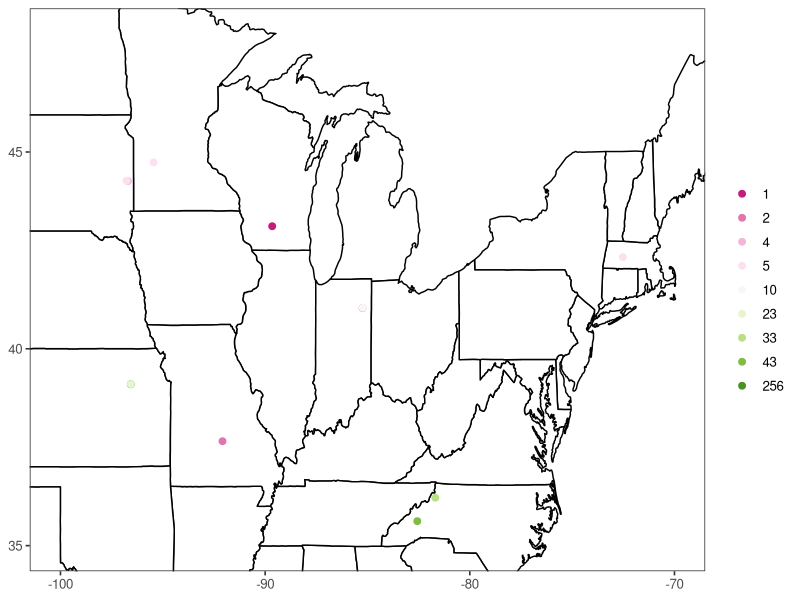

Write the R code that produced this figure.
# Explore Indiangrass data from 1957 - 2020
library(dplyr)
library(ggplot2)

# Read in dataset
df <- read.csv("Sorghastrum/data/individual_phenometrics_data.csv") %>%
  mutate(days_to_last_no = ifelse(NumDays_Since_Prior_No == -9999, NA, NumDays_Since_Prior_No))

# How many individuals are represented
length(unique(df$Individual_ID)) # total of 50 individuals
inds <- unique(df$Individual_ID)

# Summarize by individual - how many unique observations
sum.df <- df %>%
  mutate(geo = paste(Latitude, Longitude)) %>%
  group_by(geo) %>%
  summarize(lat = unique(Latitude),
            long = unique(Longitude),
            nobs = length(Phenophase_Description))
str(sum.df)

# Map of where individuals are from
conus_states<- map_data("state")

fig_map <- ggplot() +
  geom_polygon(data = conus_states, aes(x = long, y = lat, group = group), 
               fill = "white", color = "black") +
  geom_point(data = sum.df, aes(x = long, y = lat, color = as.factor(nobs)), size = 2) +
  scale_color_brewer(type = "div", palette = "PiYG") +
  coord_cartesian(xlim = c(-100, -70), ylim = c(35, 48)) +
  theme_bw(base_size = 12) +
  theme(panel.grid.major = element_blank(),
        panel.grid.minor = element_blank(),
        axis.title.x = element_blank(),
        axis.title.y = element_blank(),
        legend.title = element_blank())
fig_map


# Subset to understand a single individuals
sub <- subset(df, Individual_ID == inds[1])

table(df$Phenophase_Description) 

# Reconfigure to be a single row for each individual_ID / year combination
match.df <- df %>%
  group_by(Phenophase_ID) %>%
  summarize(description = unique(Phenophase_Description))

sum(ifelse(c(table(df$Individual_ID, df$First_Yes_Year)) > 0, 1, 0)) # Expect 159 ind/year combos

wide.df <- df %>%
  select(1:12, 14, 17) %>%
  tidyr::pivot_wider(names_from = Phenophase_ID, 
                     values_from = First_Yes_DOY) %>%
  rename(leaves = "489",
         init_growth = "492",
         flower_heads = "493",
         open_flowers = "494",
         pollen_release = "502") %>%
  relocate(init_growth, .before = leaves) %>%
  relocate(open_flowers, .after = flower_heads)

# How many have duplicates/triplicates
which(unlist(lapply(wide.df$init_growth, length)) > 1)
which(unlist(lapply(wide.df$leaves, length)) > 1)
which(unlist(lapply(wide.df$flower_heads, length)) > 1)
which(unlist(lapply(wide.df$open_flowers, length)) > 1)
which(unlist(lapply(wide.df$pollen_release, length)) > 1)

# index of ind/year combos that have a duplicate of at least one phenophase
dup_ind <- unique(c(which(unlist(lapply(wide.df$init_growth, length)) > 1),
                    which(unlist(lapply(wide.df$leaves, length)) > 1),
                    which(unlist(lapply(wide.df$flower_heads, length)) > 1),
                    which(unlist(lapply(wide.df$open_flowers, length)) > 1)))
length(dup_ind)


